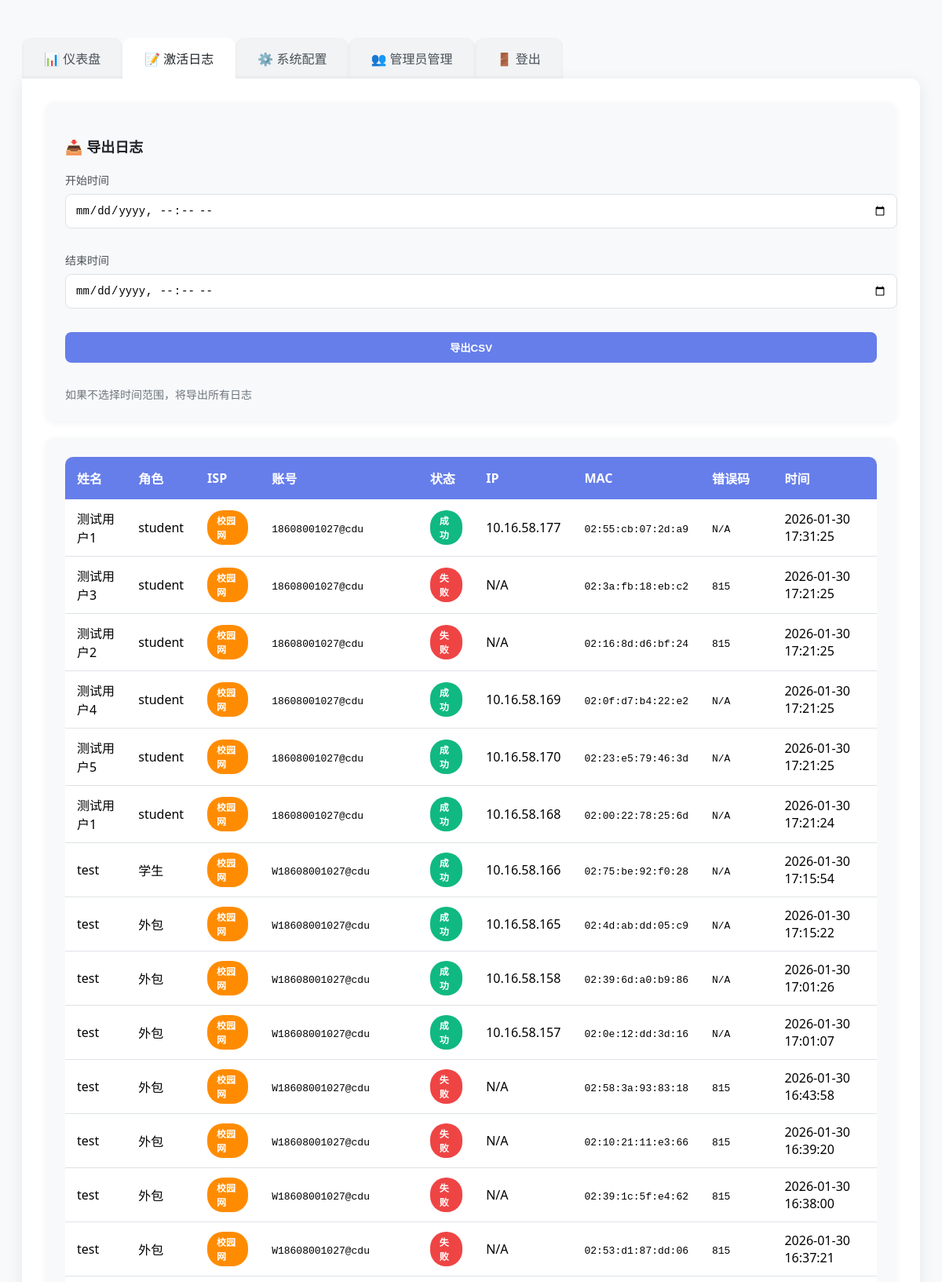
The page /logs?page=2 (signed in, upper part) on the database its author committed.
### models.py (models this page shows)
class ActivationLog(Base):
    __tablename__ = 'activation_logs'
    id = Column(Integer, primary_key=True, index=True)
    name = Column(String(50))
    role = Column(String(20))
    isp = Column(String(20))
    username = Column(String(100))
    success = Column(Boolean)
    ip = Column(String(20))
    mac = Column(String(20))
    error_code = Column(String(10))
    error_message = Column(String(200))
    timestamp = Column(String(30))

### dashboard.py (the view)
@app.route('/logs')
def admin_logs():
    if 'admin' not in session:
        return redirect('/login')
    db = SessionLocal()
    try:
        page = request.args.get('page', 1, type=int)
        per_page = 50
        query = db.query(ActivationLog).order_by(ActivationLog.id.desc())
        total = query.count()
        offset = (page - 1) * per_page
        logs = query.offset(offset).limit(per_page).all()
        class Pagination:
            def __init__(self, items, page, per_page, total):
                self.items = items
                self.page = page
                self.per_page = per_page
                self.total = total
                self.pages = (total + per_page - 1) // per_page if total > 0 else 1
                self.has_prev = page > 1
                self.has_next = page < self.pages
                self.prev_num = page - 1 if self.has_prev else None
                self.next_num = page + 1 if self.has_next else None
        pagination = Pagination(logs, page, per_page, total)
        current_role = session.get('admin_role')
        return render_template('admin/logs.html', logs=pagination, ISP_DISPLAY=ISP_DISPLAY, ISP_COLORS=ISP_COLORS, current_role=current_role)
    finally:
        db.close()

### templates/admin/logs.html (shortened to what this page needs)
<!DOCTYPE html>
<html lang="zh">
<head>
</head>
<body>
    <div class="form-wrapper">
        <div class="tabs">
            <a href="/dashboard" class="tab">📊 仪表盘</a>
            <a href="/logs" class="tab active">📝 激活日志</a>
            {% if current_role == 'super' %}
            <a href="http://{{ request.host.split(':')[0] }}:9999" class="tab">⚙️ 系统配置</a>
            {% else %}
            <a href="/config" class="tab">⚙️ 系统配置</a>
            {% endif %}
            <a href="/admin_list" class="tab">👥 管理员管理</a>
            <a href="/logout" class="tab">🚪 登出</a>
        </div>
        <div class="form-container">
            <div class="card">
                <h3>📥 导出日志</h3>
                <div class="mb-3">
                    <label for="startDate">开始时间</label>
                    <input type="datetime-local" class="w-100" id="startDate">
                </div>
                <div class="mb-3">
                    <label for="endDate">结束时间</label>
                    <input type="datetime-local" class="w-100" id="endDate">
                </div>
                <div class="mb-3">
                    <button type="button" class="btn btn-primary w-100" onclick="exportLogs()">导出CSV</button>
                </div>
                <div class="text-muted">如果不选择时间范围，将导出所有日志</div>
            </div>
            <div class="card">
                <div class="table-responsive">
                    <table class="table">
                        <thead>
                            <tr>
                                <th>姓名</th>
                                <th>角色</th>
                                <th>ISP</th>
                                <th>账号</th>
                                <th>状态</th>
                                <th>IP</th>
                                <th>MAC</th>
                                <th>错误码</th>
                                <th>时间</th>
                            </tr>
                        </thead>
                        <tbody>
                            {% for log in logs.items %}
                            <tr>
                                <td>{{ log.name or 'N/A' }}</td>
                                <td>{{ log.role or 'N/A' }}</td>
                                <td>
                                    {% set isp_name = ISP_DISPLAY.get(log.isp, '未知') %}
                                    {% set isp_color = ISP_COLORS.get(isp_name, '#6c757d') %}
                                    <span class="badge" style="background-color: {{ isp_color }};">{{ isp_name }}</span>
                                </td>
                                <td><code>{{ log.username }}</code></td>
                                <td>
                                    <span class="badge {% if log.success %}badge-success{% else %}badge-danger{% endif %}">
                                        {{ '成功' if log.success else '失败' }}
                                    </span>
                                </td>
                                <td>{{ log.ip or 'N/A' }}</td>
                                <td><code>{{ log.mac or 'N/A' }}</code></td>
                                <td><code>{{ log.error_code or 'N/A' }}</code></td>
                                <td>{{ log.timestamp }}</td>
                            </tr>
                            {% endfor %}
                        </tbody>
                    </table>
                </div>
            </div>
        </div>
    </div>
</body>
</html>

### templates/admin/logs.html (style rules this page uses)
body { font-family: 'Segoe UI', system-ui, sans-serif; background-color: #f8f9fa; display: flex; justify-content: center; padding: 40px 20px; }
.form-wrapper { width: 100%; max-width: 1400px; }
.tabs { display: flex; position: relative; z-index: 2; margin-bottom: 0; }
.tab { padding: 14px 28px; background: #f1f3f5; cursor: pointer; border-radius: 12px 12px 0 0; transition: all 0.3s cubic-bezier(0.4, 0, 0.2, 1); font-weight: 500; color: #495057; border: none; position: relative; margin-right: 0; box-shadow: inset 0 -2px 4px rgba(0,0,0,0.05); text-decoration: none; }
.tab::after { content: ''; position: absolute; bottom: 0; left: 0; width: 100%; height: 2px; background: transparent; opacity: 0; transition: inherit; }
.tab.active { background: white; color: #212529; box-shadow: none; transform: translateY(0); z-index: 3; }
.tab.active::after { opacity: 1; bottom: 0; background: white; height: 2px; }
.form-container { background: white; border-radius: 0 12px 12px 12px; padding: 30px; box-shadow: 0 4px 20px rgba(0,0,0,0.08); position: relative; z-index: 1; margin-top: 0; border-top: none; }
.card { background: #f8f9fa; border-radius: 12px; padding: 25px; margin-bottom: 20px; box-shadow: 0 2px 8px rgba(0,0,0,0.05); }
.card h3 { color: #212529; font-size: 18px; font-weight: 600; margin-bottom: 20px; }
.table-responsive { overflow-x: auto; }
.table { width: 100%; border-collapse: collapse; background: white; border-radius: 10px; overflow: hidden; box-shadow: 0 2px 8px rgba(0,0,0,0.05); }
.table th { background: #667eea; color: white; padding: 15px; font-weight: 600; text-align: left; }
.table td { padding: 12px 15px; border-bottom: 1px solid #dee2e6; }
.badge { display: inline-block; padding: 4px 12px; border-radius: 20px; font-size: 12px; font-weight: 600; color: white; }
.badge-success { background: #10b981; }
.badge-danger { background: #ef4444; }
label { display: block; margin-bottom: 8px; font-weight: 500; color: #495057; font-size: 14px; }
input[type="datetime-local"] { width: 100%; padding: 12px; border: 1px solid #dee2e6; border-radius: 8px; font-size: 14px; transition: all 0.3s; background: #fff; }
.btn { padding: 10px 20px; border: none; border-radius: 8px; font-weight: 600; cursor: pointer; transition: all 0.3s ease; }
.btn-primary { background: #667eea; color: white; }
.w-100 { width: 100%; }
.mb-3 { margin-bottom: 30px; }
.text-muted { color: #6c757d; font-size: 14px; }

### rows shown on the page
ActivationLog: name "测试用户1", role "student", isp_name "校园网", username "18608001027@cdu", success "成功", ip "10.16.58.177", mac "02:55:cb:07:2d:a9", error_code "N/A", timestamp "2026-01-30 17:31:25"
ActivationLog: name "测试用户3", role "student", isp_name "校园网", username "18608001027@cdu", success "失败", ip "N/A", mac "02:3a:fb:18:eb:c2", error_code "815", timestamp "2026-01-30 17:21:25"
ActivationLog: name "测试用户2", role "student", isp_name "校园网", username "18608001027@cdu", success "失败", ip "N/A", mac "02:16:8d:d6:bf:24", error_code "815", timestamp "2026-01-30 17:21:25"
ActivationLog: name "测试用户4", role "student", isp_name "校园网", username "18608001027@cdu", success "成功", ip "10.16.58.169", mac "02:0f:d7:b4:22:e2", error_code "N/A", timestamp "2026-01-30 17:21:25"
ActivationLog: name "测试用户5", role "student", isp_name "校园网", username "18608001027@cdu", success "成功", ip "10.16.58.170", mac "02:23:e5:79:46:3d", error_code "N/A", timestamp "2026-01-30 17:21:25"
ActivationLog: name "测试用户1", role "student", isp_name "校园网", username "18608001027@cdu", success "成功", ip "10.16.58.168", mac "02:00:22:78:25:6d", error_code "N/A", timestamp "2026-01-30 17:21:24"
ActivationLog: name "test", role "学生", isp_name "校园网", username "W18608001027@cdu", success "成功", ip "10.16.58.166", mac "02:75:be:92:f0:28", error_code "N/A", timestamp "2026-01-30 17:15:54"
ActivationLog: name "test", role "外包", isp_name "校园网", username "W18608001027@cdu", success "成功", ip "10.16.58.165", mac "02:4d:ab:dd:05:c9", error_code "N/A", timestamp "2026-01-30 17:15:22"
ActivationLog: name "test", role "外包", isp_name "校园网", username "W18608001027@cdu", success "成功", ip "10.16.58.158", mac "02:39:6d:a0:b9:86", error_code "N/A", timestamp "2026-01-30 17:01:26"
ActivationLog: name "test", role "外包", isp_name "校园网", username "W18608001027@cdu", success "成功", ip "10.16.58.157", mac "02:0e:12:dd:3d:16", error_code "N/A", timestamp "2026-01-30 17:01:07"
ActivationLog: name "test", role "外包", isp_name "校园网", username "W18608001027@cdu", success "失败", ip "N/A", mac "02:58:3a:93:83:18", error_code "815", timestamp "2026-01-30 16:43:58"
ActivationLog: name "test", role "外包", isp_name "校园网", username "W18608001027@cdu", success "失败", ip "N/A", mac "02:10:21:11:e3:66", error_code "815", timestamp "2026-01-30 16:39:20"
ActivationLog: name "test", role "外包", isp_name "校园网", username "W18608001027@cdu", success "失败", ip "N/A", mac "02:39:1c:5f:e4:62", error_code "815", timestamp "2026-01-30 16:38:00"
ActivationLog: name "test", role "外包", isp_name "校园网", username "W18608001027@cdu", success "失败", ip "N/A", mac "02:53:d1:87:dd:06", error_code "815", timestamp "2026-01-30 16:37:21"
